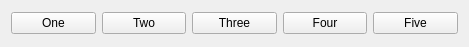
<?xml version="1.0" encoding="UTF-8"?>
<ui version="4.0">
 <class>Widget</class>
 <widget class="QWidget" name="Widget">
  <property name="geometry">
   <rect>
    <x>0</x>
    <y>0</y>
    <width>469</width>
    <height>47</height>
   </rect>
  </property>
  <property name="windowTitle">
   <string>Widget</string>
  </property>
  <layout class="QHBoxLayout" name="horizontalLayout_2">
   <item>
    <layout class="QHBoxLayout" name="horizontalLayout">
     <item>
      <widget class="QPushButton" name="OneButton">
       <property name="text">
        <string>One</string>
       </property>
      </widget>
     </item>
     <item>
      <widget class="QPushButton" name="TwoButton">
       <property name="text">
        <string>Two</string>
       </property>
      </widget>
     </item>
     <item>
      <widget class="QPushButton" name="ThreeButton">
       <property name="text">
        <string>Three</string>
       </property>
      </widget>
     </item>
     <item>
      <widget class="QPushButton" name="FourButton">
       <property name="text">
        <string>Four</string>
       </property>
      </widget>
     </item>
     <item>
      <widget class="QPushButton" name="FiveButton">
       <property name="text">
        <string>Five</string>
       </property>
      </widget>
     </item>
    </layout>
   </item>
  </layout>
 </widget>
 <layoutdefault spacing="6" margin="11"/>
 <resources/>
 <connections/>
</ui>
